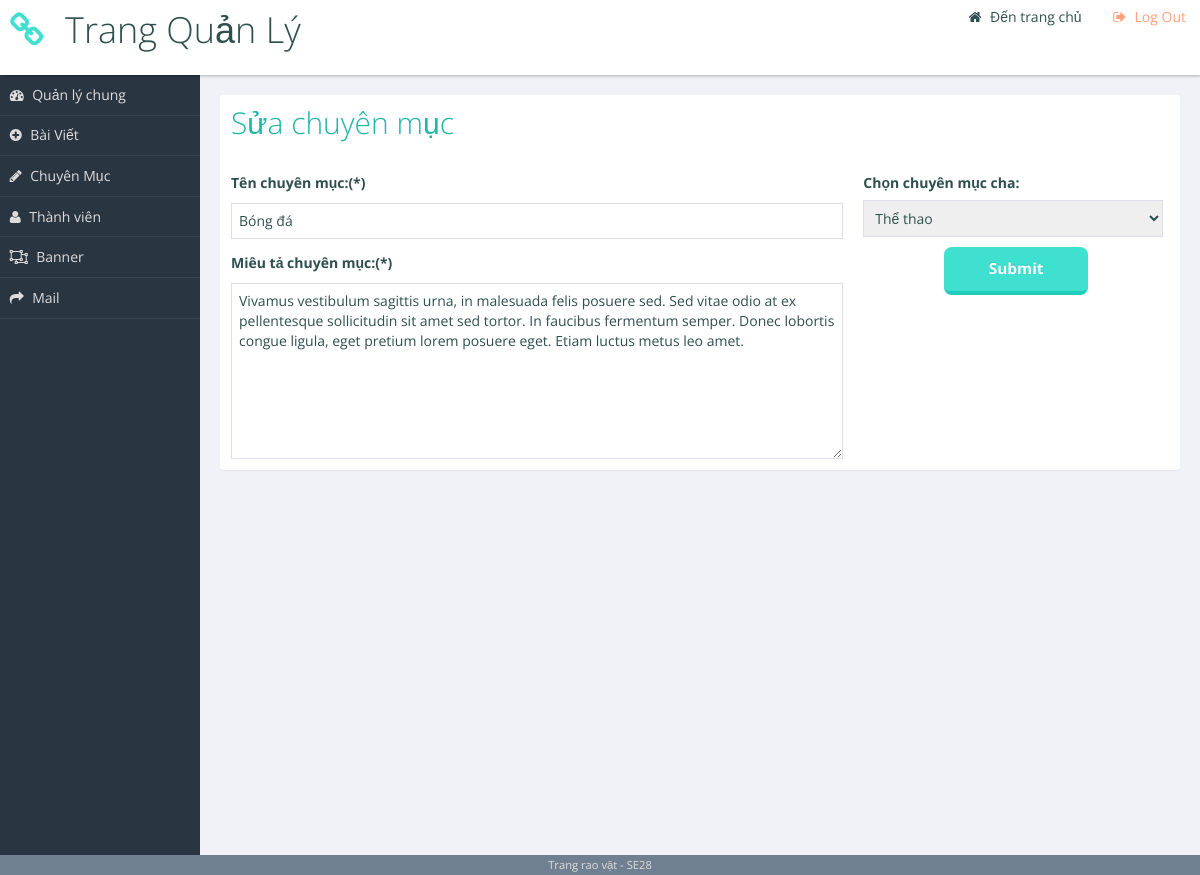
/admincp/edittopic.php?topic_id=4 (signed in), run on the app's committed database.
### tables this page shows
CREATE TABLE IF NOT EXISTS `topics` (
  `topic_id` int(11) NOT NULL AUTO_INCREMENT,
  `parent_topic_id` int(11) DEFAULT NULL,
  `topic_title` varchar(50) NOT NULL,
  `level` tinyint(4) NOT NULL DEFAULT '6',
  `description` varchar(255) DEFAULT NULL,
  `created_time` timestamp NOT NULL DEFAULT CURRENT_TIMESTAMP,
  `icon_name` varchar(50) NOT NULL DEFAULT 'th',
  PRIMARY KEY (`topic_id`)
);

### admincp/edittopic.php (the view, shortened to what this page needs)
	    <head>
		<?php
		require('header.php');
		$topic_id = $_GET["topic_id"];
		$sql = "SELECT * FROM topics WHERE topic_id = '$topic_id' ";
		$result=mysql_query($sql);
		$row = mysql_fetch_array($result);
		?>
    </head>
    <body>
	<header role="banner">
		<h1>Trang Quản Lý  </h1>
		<ul class="utilities">
		 <li class="users"><a href="#">Đến trang chủ</a></li>
		 <li class="logout warn"><a href="adminlogin.php">Log Out</a></li>
		</ul>
	</header>
	<nav role='navigation'>
		<ul class="main">
		 <li class="dashboard"><a href="admincp.php">Quản lý chung</a></li>
		 <li class="write"><a href="#">Bài Viết</a></li>
		 <li class="edit"><a href="admintopic.php">Chuyên Mục</a></li>
		 <li class="users"><a href="#">Thành viên</a></li>
		 <li class="banner"><a href="#">Banner</a></li>
		 <li class="icon-envelop"><a href="#">Mail</a></li>
		</ul>
	</nav>
	<main role="main">
	<section class="panel important">
    <h2>Sửa chuyên mục </h2>
    <form name="addTopic" id="addTopic" method="POST" action="edittopicprocess.php">
      <div class="twothirds">
        <label for="name">Tên chuyên mục:(*)</label>
        <input type="text" name="topic_title" id="topic_title" value="<?php echo "$row[topic_title]";?>" />
        <label for="textarea" id="des">Miêu tả chuyên mục:(*)</label>
        <textarea cols="40" rows="8" name="description" ><?php echo $row['description'];?></textarea>
      </div>
      <div class="onethird">
	  <?php
		$query1 = mysql_query("SELECT * FROM topics");
		echo '<label for="select-choice">Chọn chuyên mục cha:</label>';
		echo '<select name="parent_topic_id">';
			while ($row1 = mysql_fetch_array($query1)) {
				if ($topic_id==$row1['topic_id'])
				{}
				else
					if ($row1['topic_id']==$row['parent_topic_id'])
					{
					echo '<option selected="selected" value="'.$row1['topic_id'].'">'.$row1['topic_title'].'</option>';
					}
				else {
			   echo '<option value="'.$row1['topic_id'].'">'.$row1['topic_title'].'</option>';
			   }
			}
			echo '</select>';
?>
		</div>
        <div>
		<input type="button" onclick="addtopic1()" class="button3" width="50" class="btn btn-default" value="Submit"/>
        </div>
    </form>
  </section>
</main>
<footer role="contentinfo">Trang rao vặt - SE28</footer>
    </body>
</html>

### data on the page
topics: topic_title "Bóng đá", description "Vivamus vestibulum sagittis urna, in malesuada felis posuere sed. Sed vitae odio at ex pellentesque sollicitudin sit amet sed tortor. In faucibus fermentum semper. Donec lobortis congue ligula, eget pretium lorem posuere eget. Etiam luctus metus leo amet."

### other printed values
form field parent_topic_id "Thể thao"
